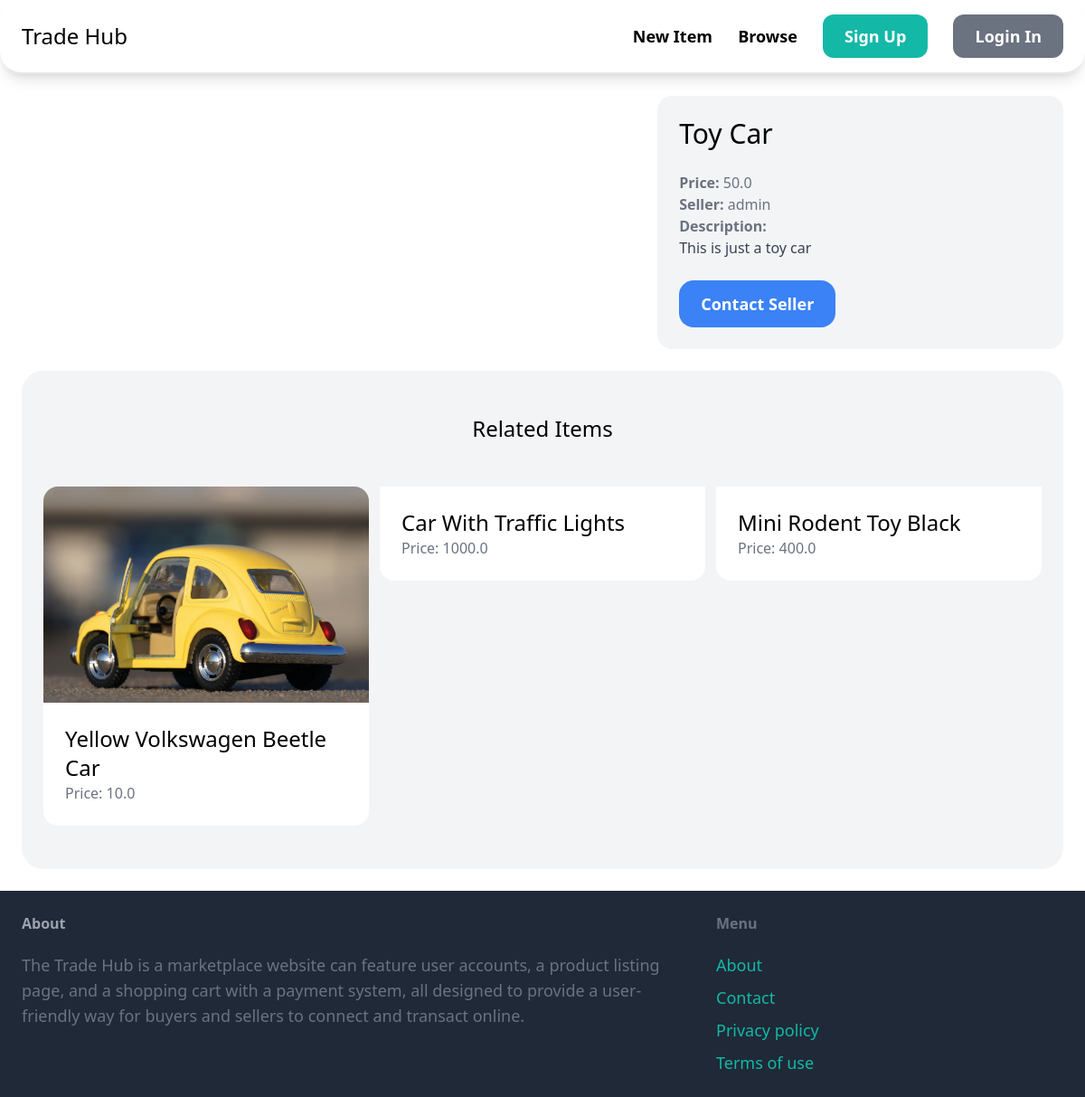
Screenshot of /items/2/ with the database file from the repository.
### item/models.py (models this page shows, shortened)
class Item(models.Model):
    category = models.ForeignKey(Category, related_name='items', on_delete=models.CASCADE)
    name = models.CharField(max_length=255)
    description = models.TextField(blank=True, null=True)
    price=models.FloatField()
    image = models.ImageField(upload_to='item_images')
    is_sold = models.BooleanField(default=False)
    created_at = models.DateTimeField(auto_now_add=True)
    created_by = models.ForeignKey(User, related_name='items', on_delete=models.CASCADE)

### item/views.py (the view)
# urls.py: path('<int:pk>/', views.detail, name='detail'),
def detail(request, pk):
    item = get_object_or_404(Item, pk=pk)
    related_items = Item.objects.filter(category=item.category, is_sold=False).exclude(pk=pk)[0:3]
    return render(request, 'item/detail.html',{
        'item': item,
        'related_items': related_items
    })

### item/templates/item/detail.html (shortened to what this page needs)
{% extends 'core/base.html' %}
{% block content %}
<div class="grid grid-cols-5 gap-5">
    <div class="col-span-3">
    </div>
    <div class="col-span-2 p-6 bg-gray-100 rounded-2xl">
        <h1 class="mb-6 text-3xl">
            {{item.name}}
        </h1>
        <p class="text-gray-500">
            <strong>Price:</strong>
            {{item.price}}
        </p>
        <p class="text-gray-500">
            <strong> Seller:</strong>
                {{item.created_by.username}}
        </p>
        {% if item.description %}
        <p class="text-gray-700">
            <strong class="text-gray-500">
                Description:
            </strong>
        </p>
        <p class="text-gray-700">
            {{item.description}}
        </p>
        {% endif %}
        {% if request.user == item.created_by %}
        <div class="mt-6 p-6 bg-white rounded-xl">
            <p>This is your item!</p>
            <a href="{% url 'item:edit' item.id%}"
                class="inline-block mt-6 px-6 py-3 text-lg font-semibold bg-teal-500 hover:bg-teal-700 transition duration-1000 text-white rounded-2xl">Edit</a>
            <a href="{% url 'item:delete' item.id %}"
                class="inline-block mt-6 px-6 py-3 text-lg font-semibold bg-red-500 hover:bg-red-700 transition duration-1000 text-white rounded-2xl">Delete</a>
        </div>
        {%else%}
        <a href="{% url 'conversation:new' item.id %}"
                class="inline-block mt-6 px-6 py-3 text-lg font-semibold bg-blue-500 hover:bg-blue-700 transition duration-1000 text-white rounded-2xl">Contact Seller</a>
        {%endif%}
    </div>
</div>
<div class="mt-6 px-6 py-12 bg-gray-100 rounded-3xl">
    <h2 class="mb-12 text-2xl text-center">
        Related Items
    </h2>
    <div class="grid grid-cols-3 gap-3">
        {% for item in related_items %}
        <div>
            <a href="{% url 'item:detail' item.id %}">
                <div>
                    <img src="{{ item.image.url }}" alt="" class="rounded-t-2xl">
                </div>
                <div class="p-6 bg-white rounded-b-2xl">
                    <h2 class="text-2xl">
                        {{ item.name }}
                    </h2>
                    <p class="text-gray-500">
                        Price: {{ item.price }}
                    </p>
                </div>
            </a>
        </div>
        {% endfor%}
    </div>
</div>
{% endblock%}

### rows the page displays
Item: name "Toy Car", price "50.0", created_by.username "admin", description "This is just a toy car"
Item: image (picture), name "Yellow Volkswagen Beetle Car", price "10.0"
Item: name "Car With Traffic Lights", price "1000.0"
Item: name "Mini Rodent Toy Black", price "400.0"
